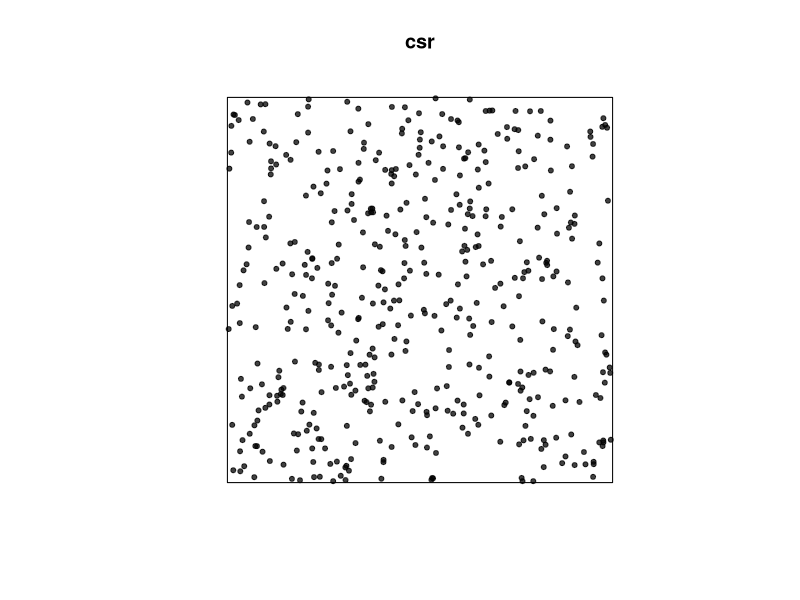
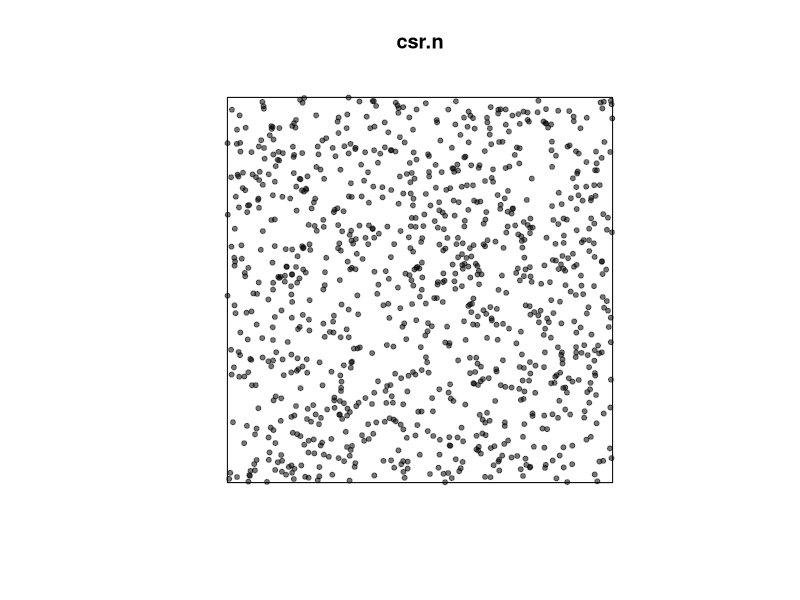
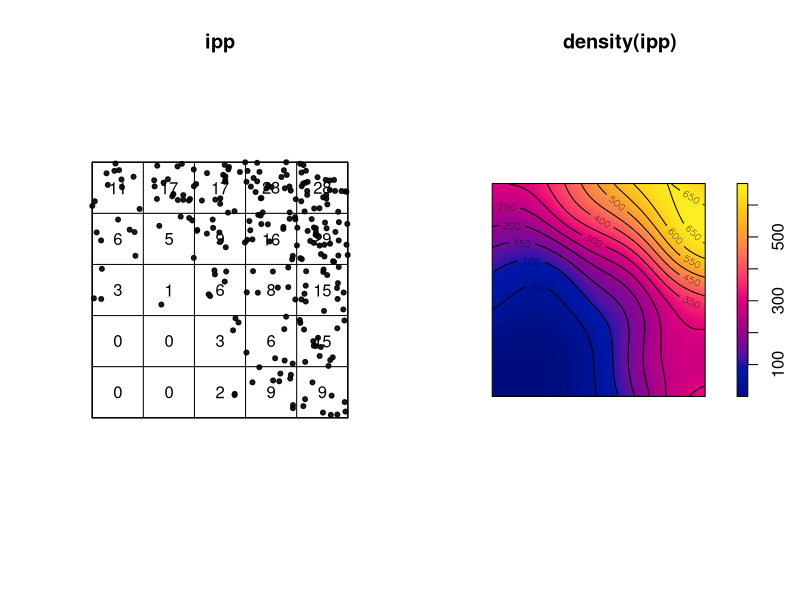
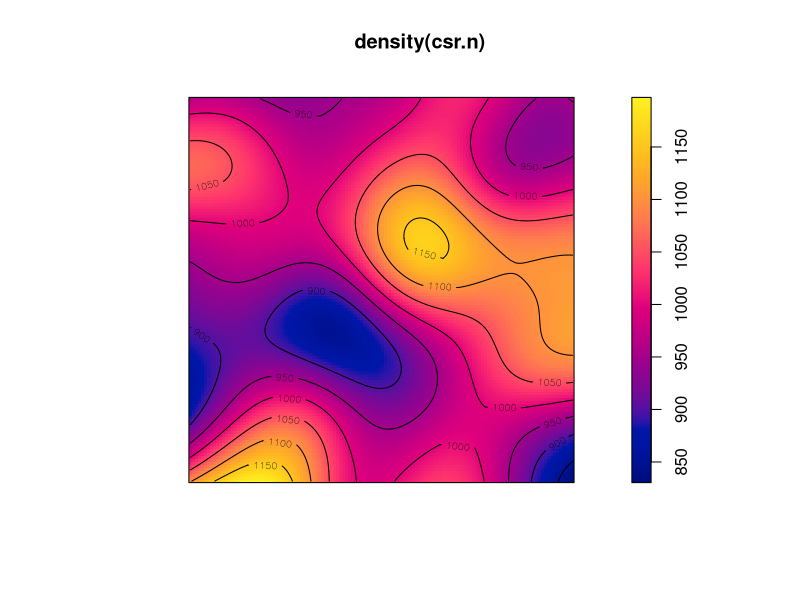
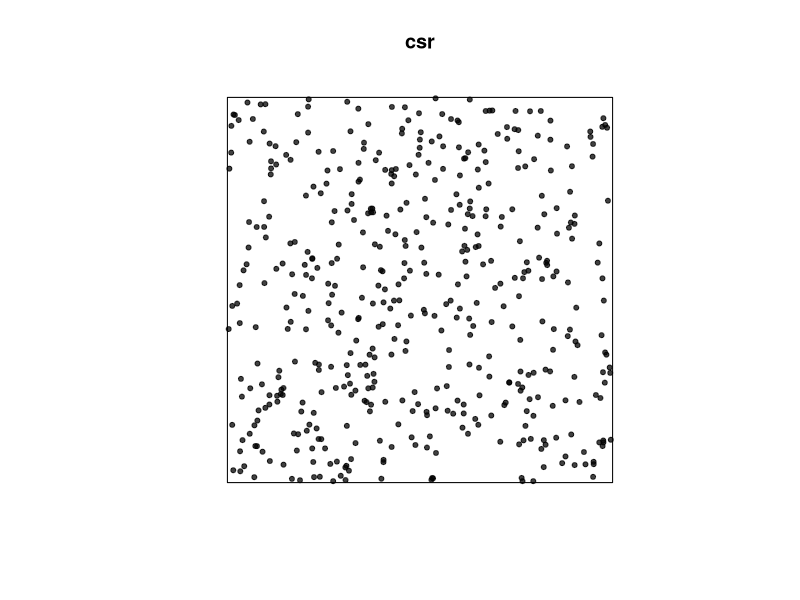
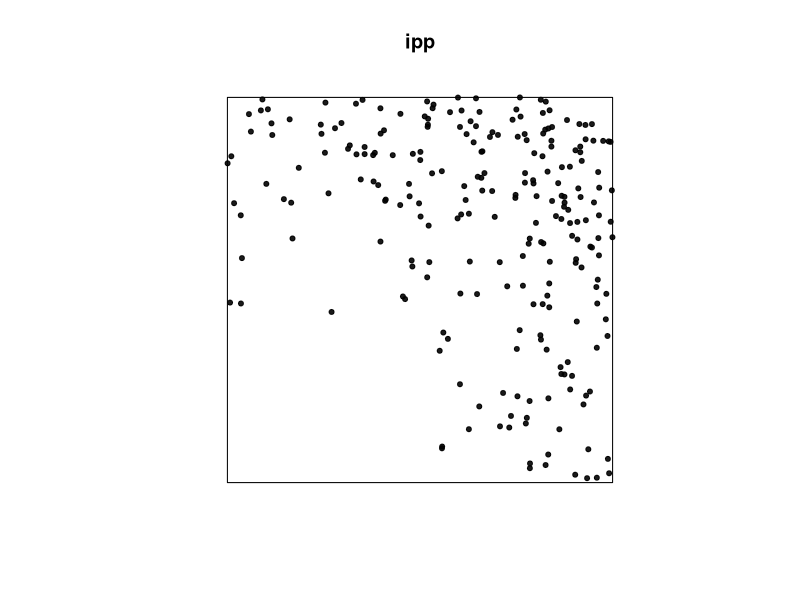
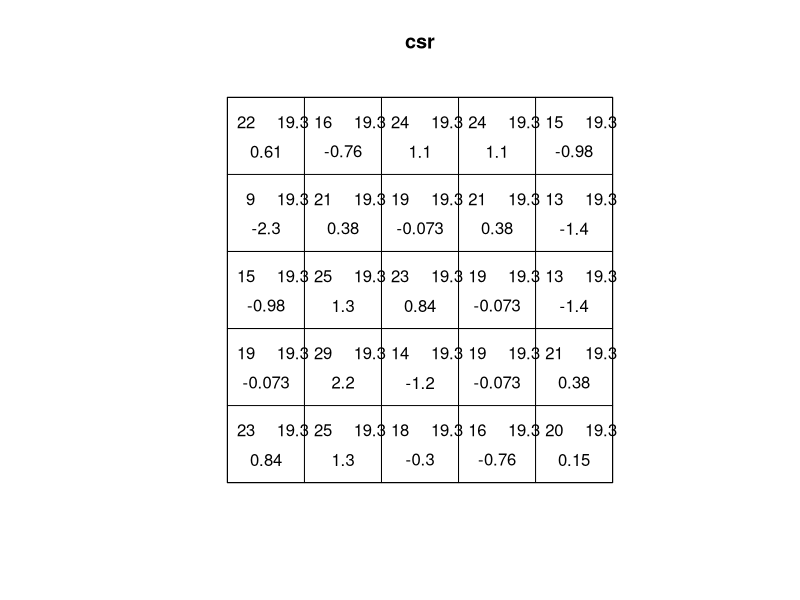
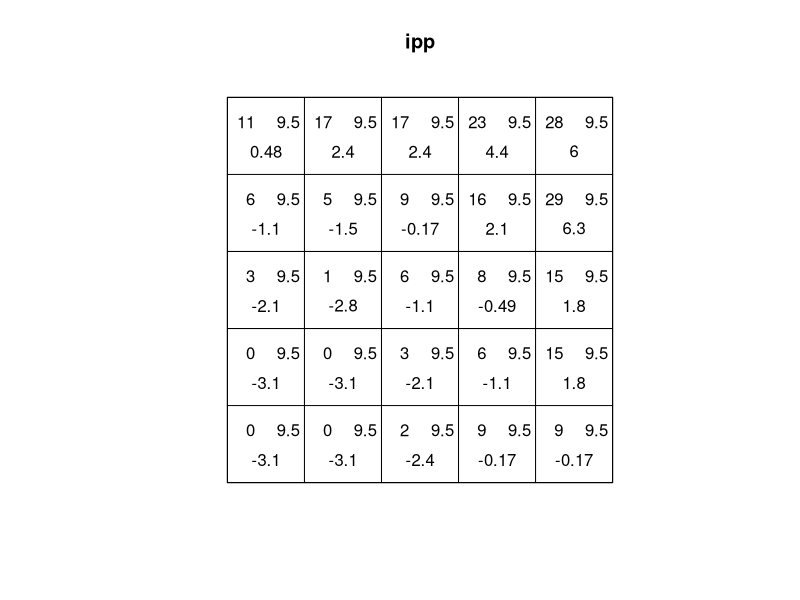

These charts were generated, in order, by the following R code: (Note: this script raises an error after producing the figures.)

# Example point-pattern analyses in R  

# load libraries
library(spatstat)

# Let's start with the simplest point pattern: complete spatial randomness (CSR).
# homogeneous Poisson process
set.seed(698) 
dims <- 100 # window size
pts <- 500 # number of points
lambda <- pts/dims/dims # what is the definition of lambda?
lambda

# generate a point pattern with csr using the rpoispp function
csr <- rpoispp(lambda, 
               win=owin(xrange=c(0,dims), yrange=c(0,dims)),
               nsim=1) 

# Let's look at the details of the csr object
summary(csr)
summary(csr)$intensity

# plot the csr point-pattern
plot(csr, pch=20)

# note that if we want an exact number of 'events', we can:
csr.n <- runifpoint(1000) # gives n points exactly
plot(csr.n, pch=20)

### Now, let's make intensity vary across space, i.e., an inhomogeneous 
# Poisson process (ipp) -> First-order structure.
# Instead of a number (n/A), lambda is now a function to vary intensity across space
lambda <- function(x,y) {500 * (x^3+y^3)} 
ipp <- rpoispp(lambda)

# let's plot the result & do a simple quadrat count summary
par(mfrow=c(1,2)) # two-panel (1 row, 2 columns) plot window
plot(ipp, pch=20)
summary(ipp)
quadratcount(ipp)
plot(quadratcount(ipp), add=T) #lay the points on top of the quadrat
# a few other ways to visualize the pattern
plot(density(ipp))
contour(density(ipp), add=T) #plot the density with contours
dev.off()

#example of a completely random process
#likely not first order structure
plot(density(csr.n))
contour(density(csr.n), add=T)

### Initial steps to infer process from pattern: a test for CSR
# test of Complete Spatial Randomness for a given point pattern
# based on quadrat counts
plot(csr, pch=20)
plot(ipp, pch=20)
#for the random pattern, the MonteCarlo is insignificant
quadrat.test(csr, method="MonteCarlo") # not significant
quadrat.test(ipp, method="MonteCarlo") #significant (for first order structure)

# plot the test graphic
#provides the count (left), expected value (right), and test statistic (bottom)
plot(quadrat.test(csr, method="MonteCarlo"), main="csr")
plot(quadrat.test(ipp, method="MonteCarlo"), main="ipp")

# Kolmogorov-Smirnov (KS) test
#first statistical test
#cdf=cumulative distribution function
cdf.test(csr, # point pattern
         "x", # covariate - in this case, the 'x' coordinate
         test="ks") # test to be performed ks = Kolmogorov-Smirnov
cdf.test(ipp, "x", test="ks") # significant
cdf.test(ipp, "y", test="ks") # significant

par(mfrow=c(1,3))
plot(cdf.test(csr, "x"), main="K-S test, csr") #random pattern with no deviation
plot(cdf.test(ipp, "x"), main="K-S test-x, ipp") #significant deviation
plot(cdf.test(ipp, "y"), main="K-S test-y, ipp") #significant deviation
dev.off()


# Now, let's look at some distance-based tests
### Second-order structure, but not first order
set.seed(978)
# random point pattern from a Thomas cluster process
?rThomas
 # note kappa = intensity of cluster centers
thom <- rThomas(kappa=30, scale=0.02, mu=10, win=c(0,1,0,1))
plot(thom, pch=20,  main="Thomas process with constant intensity") #fairly clustered dataset with only second order structure

# F = Empty space function = point-to-nearest-event distribution
?Fest
Fest(csr, # point pattern
     correction = "none") # none is specified as which edge correction to use?
Fest(thom, correction = "none")

# F-test on pattern with csr (no distance-dependent interactions or spatial structure)
par(mfrow=c(1,2))
plot(csr)
plot(Fest(csr, correction = "none"), main="F-test, csr")
dev.off()

# F-test on ipp pattern
par(mfrow=c(1,2))
plot(thom, pch=20)
plot(Fest(thom, correction = "none"), main="F-test, 2nd-order") # departs from theoretical expectation
dev.off()

# G = Nearest Neighbour Distance function = event-to-event distribution
par(mfrow=c(1,2))
plot(csr)
plot(Gest(csr, correction = "none"), main="G-test, 2nd-order") #no departure from theoretical
dev.off()
par(mfrow=c(1,2))
plot(thom, pch=20)
plot(Gest(thom, correction = "none"), main="G-test, 2nd-order")
dev.off()

# Ripley's K
par(mfrow=c(1,2))
plot(Kest(csr, correction = "none"), main="K-test, csr")
plot(Kest(thom, correction = "none"), main="K-test, 2nd-order") #significant clustering at small distances but that goes away as distance increases

### Envelope tests employ a Monte Carlo approach to provide a means to test 
# for statistical significance
#Envelopes
par(mfrow=c(1,2))
env.csr <- envelope(csr, Kest, nsim=99, nrank=1) 
plot(env.csr, main="K-test, csr with envelope")

env.thom <- envelope(thom, Kest, nsim=99, nrank=1)
plot(env.thom, main="K-test, 2nd-order with envelope")

# The cells dataset shows significant dispersion to distances of r~0.15
?cells
par(mfrow=c(1,2))
plot(cells, pch=20)
env.cells <- envelope(cells, Kest, nsim=99, nrank=1)
plot(env.cells, main="K-test on cells with envelope")
# the range of simulated values is quite large - why might that be the case?

### The redwood dataset shows significant clustering to distances of r~0.2
?redwood
par(mfrow=c(1,2))
plot(redwood, pch=20)
plot(envelope(redwood, Kest, nsim=99, nrank=1), main="K-test on redwood with envelope")
dev.off()

# generate a point pattern with both first- and second-order structure
set.seed(983)
kappa <- function(x,y) {50*exp(-5*x*y)} #intensity of cluster centers
thom.ipp <- rThomas(kappa, scale=0.02, mu=10, c(0,1,0,1))
plot(thom.ipp)
?Kinhom
plot(Kinhom(thom.ipp, correction="best"))
plot(envelope(thom.ipp, Kinhom, nsim=999, correction="best"))


# Analysis of marked point patterns
set.seed(4321)

# Exploratory analyses / plotting
data(lansing)
?lansing
summary(lansing)
plot(lansing)
plot(split(lansing))
plot(density(split(lansing)))

# simulating Poisson marked point processes, multivariate
# same number of points for each 
par(mfrow=c(1,2))
dat1 <- rmpoispp(100, types=c("A", "B", "C"))
plot(dat1)

# different number of points
dat2 <- rmpoispp(c(100, 50, 20), types=c("A", "B", "C"))
plot(dat2)


### Compare point patterns with different marks
dat <- rmpoispp(500, types=c("Plant", "Ant"))
plot(dat)

# summary functions
?Gcross
plot(Gcross(dat, "Ant", "Plant"))
?alltypes
plot(alltypes(dat, "G"))


# generalization of the function Gest to multitype point patterns
data(ants)
plot(ants)
plot(Gcross(ants, "Cataglyphis", "Messor")) 
# deviation from theoretical may suggest dependence between the points
plot(alltypes(ants, "G"))
plot(Gdot(ants, "Messor")) # i-to-any test

plot(alltypes(lansing, "G"))
plot(alltypes(lansing, "G", envelope = T))


################################################################################
# Fitting spatial models to point patterns 
dev.off()
dat <- rpoispp(500)
log(500)
ppm(dat, ~1)

set.seed(1004)
lambda <- function(x, y){
  100*exp(-3*x+4*y)
}

pp <- rpoispp(lambda)
plot(pp, pch=20)

mle <- ppm(pp, ~x+y)
mle
coef(mle)

### Now, lets include covariates that might be driving spatial variation in intensity.
# load and plot tree data
data(bei)
?bei
grad <- bei.extra$grad # slope
par(mfrow=c(1,2))
plot(grad, main="Slope")
points(bei, pch=20, col=rgb(0,0,0,0.5))
plot(density(bei), main="Density")
points(bei, pch=20, col=rgb(0,0,0,0.5))

# run spatial models on tree data using slope (grad) as a covariate
mle.bei <- ppm(bei, ~slope, 
               covariates=list(slope=grad), 
               na.action="na.exclude")
mle.bei
#plot(predict(mle.bei, type = "trend"))

# create a random covaraite and fit model
rando <- bei.extra$grad
rando[] <- runif(20301)
bei.extra$rando <- rando
mle.bei <- ppm(bei, ~rando, 
               covariates=list(rando=rando), 
               na.action="na.exclude")
mle.bei

# run spatial models on tree data using both slope (grad) and elevation 
elev <- bei.extra$elev
par(mfrow=c(1,2))
plot(elev, main="Elevation")
points(bei, pch=20, col=rgb(0,0,0,0.5))
plot(density(bei), main="Density")
points(bei, pch=20, col=rgb(0,0,0,0.5))
mle.bei <- ppm(bei, ~elev+grad+rando, covariates=bei.extra)
mle.bei
#plot(predict(mle.bei, type = "trend"))

# run spatial models on tree data w/ two covariates and trend
mle.bei <- ppm(bei, ~x+elev+grad+rando, covariates=bei.extra)
mle.bei
#plot(predict(mle.bei, type = "trend"))
dev.off()

### We can also check how well the models fit the observed spatial 
# pattern & perform model selection
M <- quadrat.test(mle.bei, nx = 4, ny = 2) #rejects fitted model
M
plot(bei, pch = ".")
plot(M, add = TRUE, cex = 1.5, col = "red")

plot(predict(mle.bei))
plot(bei, add = TRUE, pch = "+")
diagnose.ppm(mle.bei, which = "smooth")

#Lurking variable plot
fitx <- ppm(bei, ~x)
?lurking
lurking(fitx, grad, type="raw")

fit.slope <- ppm(bei, ~grad, covariates=list(grad=grad))
lurking(fit.slope, elev, type="raw")

# model selection
mle1 <- ppm(bei, ~grad, covariates=list(grad=grad))
mle2 <- ppm(bei, ~elev+grad, covariates=bei.extra)
mle.null <- ppm(bei, ~1)

# likelihood ratio test
anova(mle.null, mle1, test="Chi")
anova(mle.null, mle2, test="Chi")
anova(mle1, mle2, test="Chi")

#AIC
mle.prop <- ppm(bei, ~offset(log(grad)), covariates=list(grad=grad))
AIC(mle.prop)
AIC(mle.null)
AIC(mle.null) - AIC(mle.prop)

# Check if the covariates account for the spatial trend. 
pred <- predict(mle.bei, locations=bei)
Ki <- Kinhom(bei, pred)
plot(Ki, main="Inhomogeneous K function")

# Model fitting for marked patterns
ppm(dat, ~marks) # marks is a factor, model has one parameter for each level

ppm(lansing, ~marks)
ppm(lansing, ~marks+x) # log(lambda(x,y,m)) = am + bx (different intercept, same slope)
ppm(lansing, ~marks*x) # log(lambda) = am + bmx (different slope and intercept)
